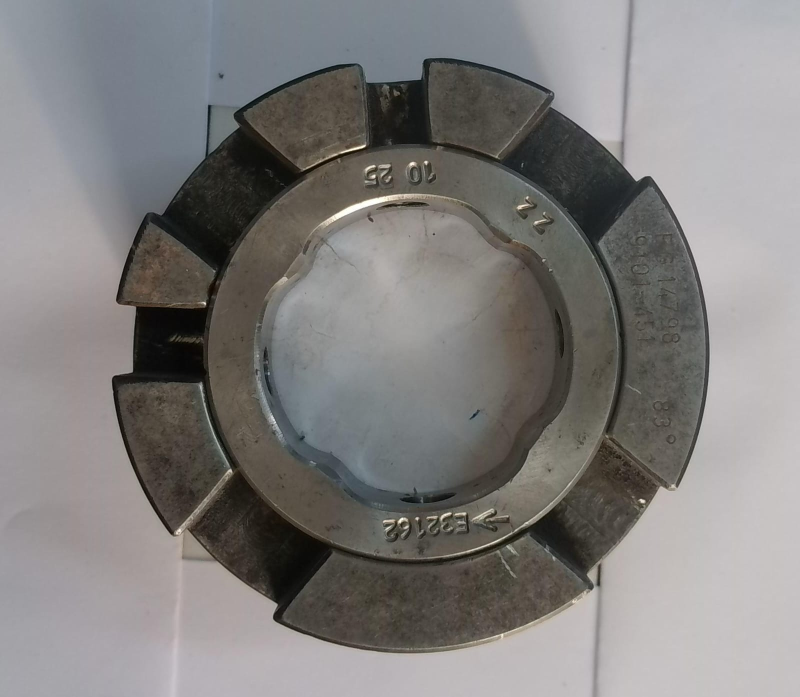
#> input picture cam.jpg, 1600 x 1394 px (shown at 1/2 size)
$ python main.py
#> lines starting #> are read from the running program, lines starting #| are printed output that depends on the picture; after the words box and inside, x2 and y2 are one past the last pixel; in counts of white or black regions, pixels touching at a corner belong together
import cv2
import numpy as np
import pandas as pd
import os
import matplotlib.pyplot as plt

# ===============================
# 1️⃣ Load Image
# ===============================
image_path = "cam.jpg"

img = cv2.imread(image_path)
#> img is the input picture: shape (1394, 1600, 3); mean B, G, R 125.7, 126.8, 128.9

if img is None:
    print("❌ ERROR: Image not found. Check file name.")
    exit()

# Resize for consistency
img = cv2.resize(img, (800, 800))
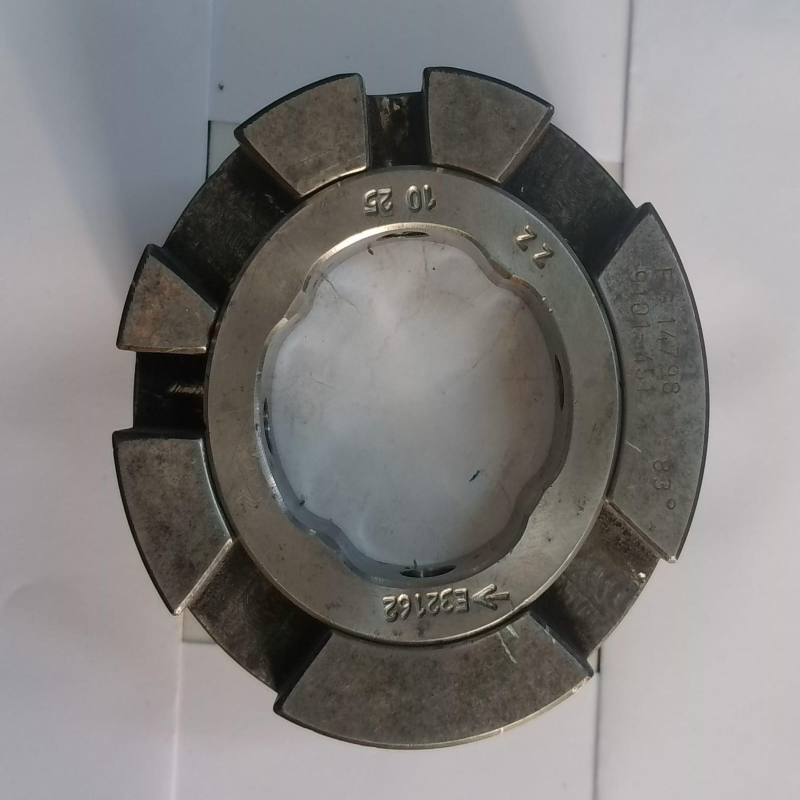
#> img: shape (800, 800, 3); mean B, G, R 125.7, 126.7, 128.9

# Create output folder if not exists
os.makedirs("output", exist_ok=True)

# ===============================
# 2️⃣ Convert to Gray + Blur
# ===============================
gray = cv2.cvtColor(img, cv2.COLOR_BGR2GRAY)
blur = cv2.GaussianBlur(gray, (5, 5), 0)

# ===============================
# 3️⃣ Edge Detection
# ===============================
edges = cv2.Canny(blur, 50, 150)
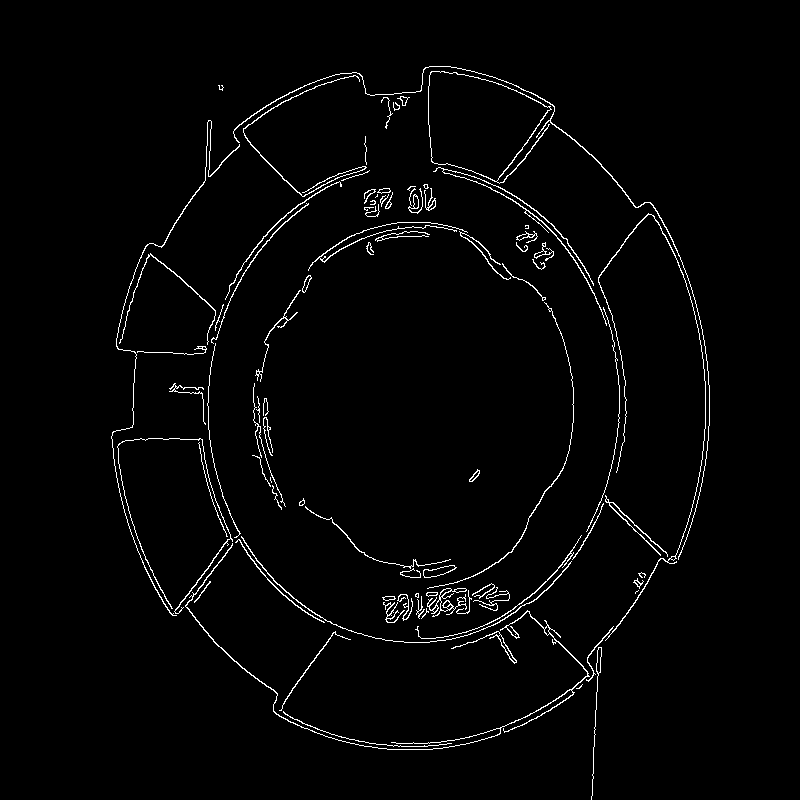
#> edges: shape (800, 800); 2.1% white in thin lines or dots, all inside (x1, y1, x2, y2) = (111, 66, 710, 800)

cv2.imwrite("output/edges.jpg", edges)

# ===============================
# 4️⃣ Get Center (FIXED VERSION)
# ===============================
height, width = img.shape[:2]
#> height = 800; width = 800
center_x = width // 2
#> center_x = 400
center_y = height // 2
#> center_y = 400

print("Center:", center_x, center_y)
#| Center: 400 400

# ===============================
# 5️⃣ Measure Thickness
# ===============================
angles = np.arange(0, 360, 5)

outer_radii = []
inner_radii = []

for angle in angles:
    theta = np.deg2rad(angle)

    for r in range(10, 400):
        x = int(center_x + r * np.cos(theta))
        y = int(center_y + r * np.sin(theta))

        if 0 <= x < width and 0 <= y < height:
            if edges[y, x] == 255:
                outer_radii.append(r)
                break

    for r in range(10, 400):
        x = int(center_x + r * np.cos(theta))
        y = int(center_y + r * np.sin(theta))

        if 0 <= x < width and 0 <= y < height:
            if edges[y, x] == 255:
                inner_radii.append(r - 10)
                break

# ===============================
# 6️⃣ Calculate Averages
# ===============================
outer_mean = int(np.mean(outer_radii))
#> outer_mean = 160
inner_mean = int(np.mean(inner_radii))
#> inner_mean = 150

thickness = outer_mean - inner_mean
#> thickness = 10

print("Outer Radius:", outer_mean)
#| Outer Radius: 160
print("Inner Radius:", inner_mean)
#| Inner Radius: 150
print("Thickness:", thickness)
#| Thickness: 10

# ===============================
# 7️⃣ Save Thickness Data
# ===============================
result_df = pd.DataFrame({
    "Angle": angles[:len(outer_radii)],
    "Outer_Radius": outer_radii[:len(angles)],
    "Inner_Radius": inner_radii[:len(angles)]
})
#> result_df = table of 72 rows and 3 columns

result_df.to_csv("output/thickness_data.csv", index=False)

# ===============================
# 8️⃣ Plot Thickness Graph
# ===============================
plt.figure()
plt.plot(result_df["Angle"], result_df["Outer_Radius"] - result_df["Inner_Radius"])
plt.xlabel("Angle")
plt.ylabel("Thickness")
plt.title("Ring Thickness vs Angle")
plt.savefig("output/thickness_graph.png")
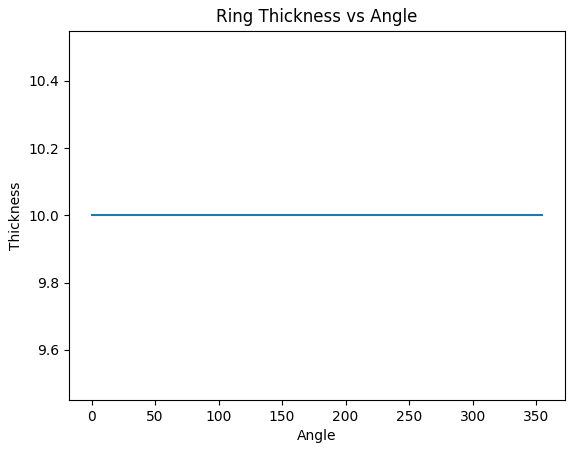
#> figure drawn by matplotlib, 1 panel
plt.close()

# ===============================
# 9️⃣ Draw Circles
# ===============================
output_img = img.copy()

# Draw center (blue)
cv2.circle(output_img, (center_x, center_y), 5, (255, 0, 0), -1)
#> output_img: shape (800, 800, 3); 0.01% of pixels changed, all inside (x1, y1, x2, y2) = (395, 395, 406, 406)

# Draw outer circle (green)
cv2.circle(output_img, (center_x, center_y), outer_mean, (0, 255, 0), 3)

# Draw inner circle (red)
cv2.circle(output_img, (center_x, center_y), inner_mean, (0, 0, 255), 3)
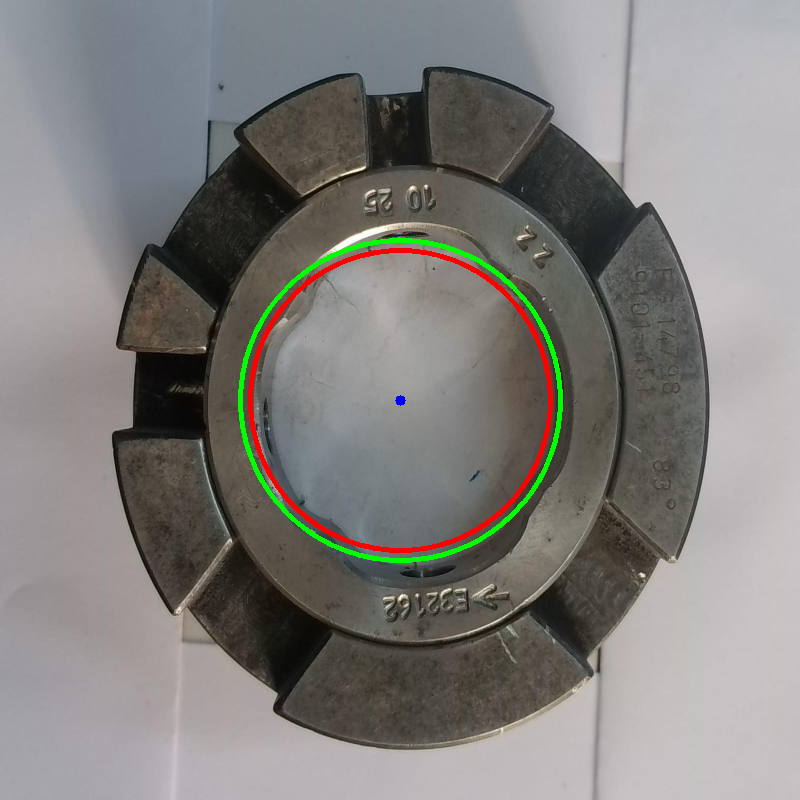
#> output_img: shape (800, 800, 3); mean B, G, R 124.4, 127.3, 129.3

cv2.imwrite("output/detected_circles.jpg", output_img)

print("✅ Done! Check the output folder.")
